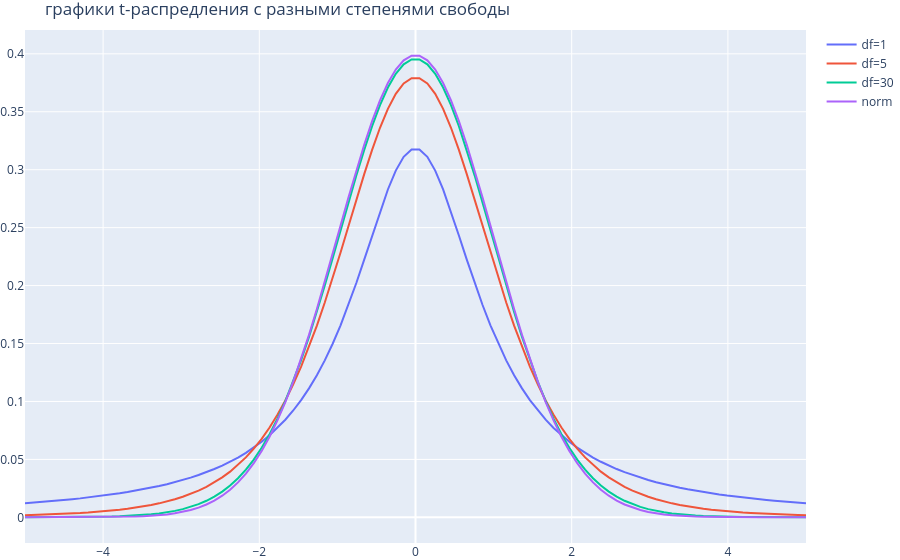

Source (notebook cell):
### Code cell
import plotly.express as px
import plotly.graph_objects as go
from scipy.stats import t, norm
import numpy as np

x = np.linspace(-5, 5, 100)
y1, y2, y3 = t.pdf(x, df=1), t.pdf(x, df=5), t.pdf(x, df=30)
y4 = norm.pdf(x)

fig = go.Figure()
fig.add_trace(go.Scatter(x=x, y=y1, name='df=1'))
fig.add_trace(go.Scatter(x=x, y=y2, name='df=5'))
fig.add_trace(go.Scatter(x=x, y=y3, name='df=30'))
fig.add_trace(go.Scatter(x=x, y=y4, name='norm'))

fig.update_layout(title="графики t-распредления с разными степенями свободы",
                  margin=dict(l=0, r=0, t=30, b=0))

fig.show()
